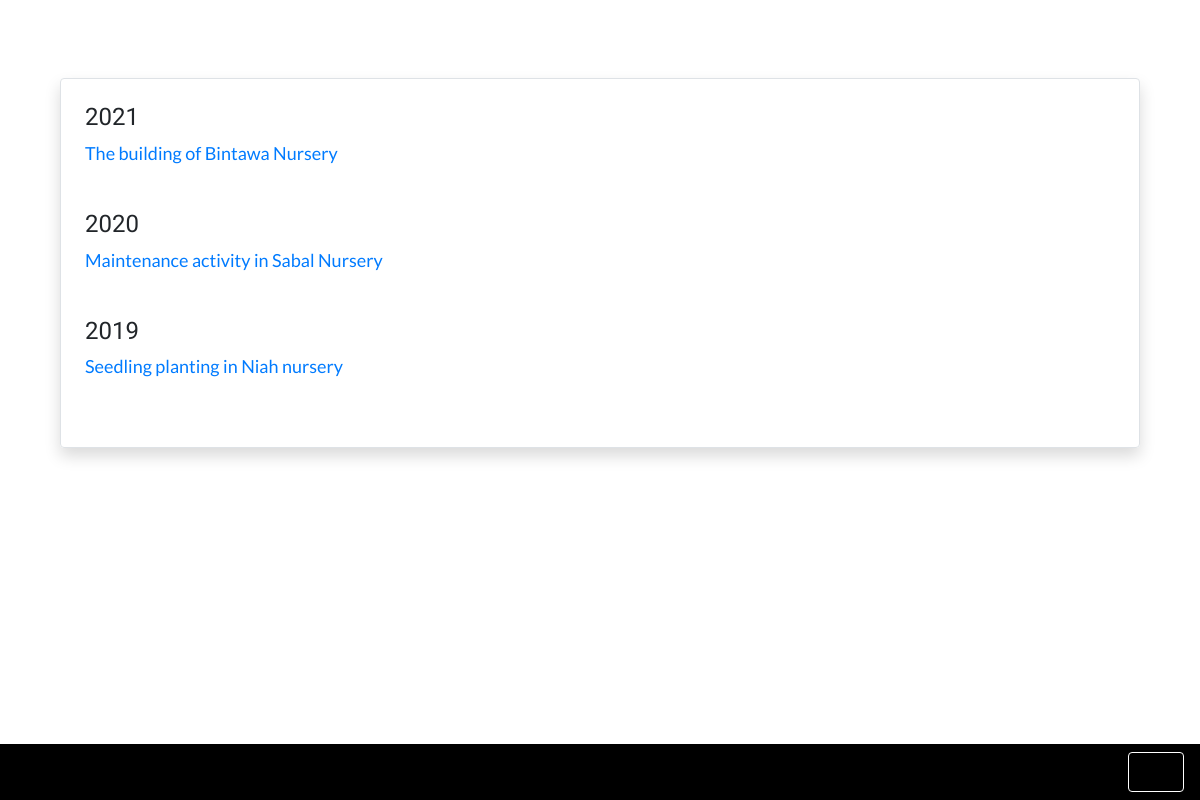
Page /activity/nursery_activity_index/ on the earlier database version.
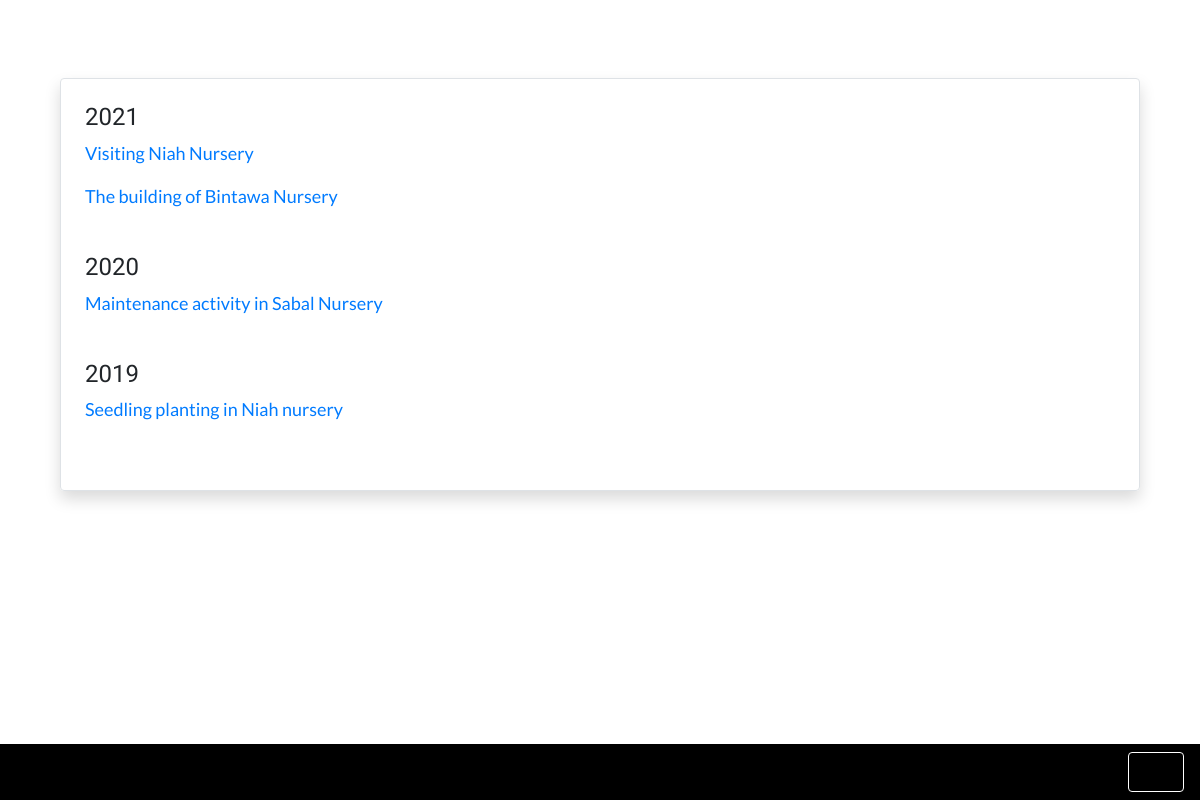
Same page on the later database version.
### activity/models.py (models this page shows, shortened)
class Activity(models.Model):
	date_created = models.DateTimeField(auto_now_add=True)
	date_held = models.CharField(max_length=100)
	year = models.CharField(max_length=10, choices=YEAR_CHOICES, default="2021")
	activity_type = models.CharField(max_length=50, choices=ACTIVITY_CHOICES, default='PLANTING')
	name = models.CharField(max_length=200)
	location = models.CharField(max_length=100)
	participant = models.CharField(max_length=200)
	description = models.TextField()
	activity_img = models.ImageField('Activity image', null=True, blank=True, upload_to='activity_img/')
	class Meta:
		ordering = ['-date_created']

### activity/views.py (the view)
# urls.py: path('nursery_activity_index/', nursery_index, name='nursery_activity_index'),
def nursery_index(request):
	nursery_2021_index = data_object.filter(year__icontains='2021').filter(activity_type__icontains='Nursery')
	nursery_2020_index = data_object.filter(year__icontains='2020').filter(activity_type__icontains='Nursery')
	nursery_2019_index = data_object.filter(year__icontains='2019').filter(activity_type__icontains='Nursery')
	nursery_2018_index = data_object.filter(year__icontains='2018').filter(activity_type__icontains='Nursery')
	nursery_2017_index = data_object.filter(year__icontains='2017').filter(activity_type__icontains='Nursery')
	return render(request, 'activity/nursery_activity_index.html', {
			'nursery_2021_index':nursery_2021_index,
			'nursery_2020_index':nursery_2020_index,
			'nursery_2019_index':nursery_2019_index,
			'nursery_2018_index':nursery_2018_index,
			'nursery_2017_index':nursery_2017_index
		})

### activity/templates/activity/nursery_activity_index.html
{% extends 'base_en.html' %}
{% block content %}
<br>
<br>
<div class="custom-div fade-in border rounded shadow mt-4 p-4">
	<h4>2021</h4>
	{% if nursery_2021_index %}
		{% for post in nursery_2021_index %}
		<a href="{% url 'activity_detail' post.pk %}">
			<p>{{ post.name }}</p>
		</a>
		{% endfor %}
	{% else %}
	<p>No activity yet</p>
	{% endif %}
	<br>
	<h4>2020</h4>
	{% if nursery_2020_index %}
		{% for post in nursery_2020_index %}
		<a href="{% url 'activity_detail' post.pk %}">
			<p>{{ post.name }}</p>
		</a>
		{% endfor %}
	{% else %}
	<p>No activity yet</p>
	{% endif %}
	<br>
	<h4>2019</h4>
	{% if nursery_2019_index %}
		{% for post in nursery_2019_index %}
		<a href="{% url 'activity_detail' post.pk %}">
			<p>{{ post.name }}</p>
		</a>
		{% endfor %}
	{% else %}
	<p>No activity yet</p>
	{% endif %}
	<br>
</div>
{% endblock %}

Differences in the rows shown:
added Activity: name "Visiting Niah Nursery", shown under "2021"
